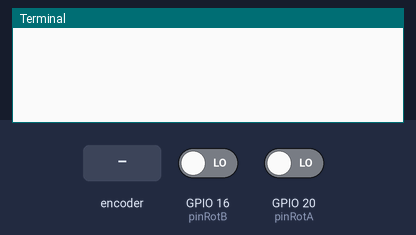
This program was run on a simulated Raspberry Pi (BCM pin numbers). On the bench: the last lines printed to the terminal. Inputs (shaded band) come from the test bench; at power-on: GPIO 16 (pinRotB) LOW, GPIO 20 (pinRotA) LOW. The desktop window is not drawn, its controls go by their first labels and the mouse button is held 0.15 s.

Above: at 1.2 s.
1.3 s: rotary encoder on GPIO 20 (pinRotA) / GPIO 21 (pinRotBtn) turned 3 steps (first pin leading)
At 2.8 s:
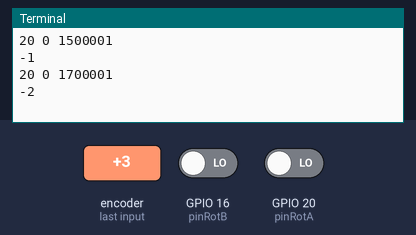
3.4 s: rotary encoder on GPIO 20 (pinRotA) / GPIO 21 (pinRotBtn) turned 1 step (first pin leading)
At 4.0 s:
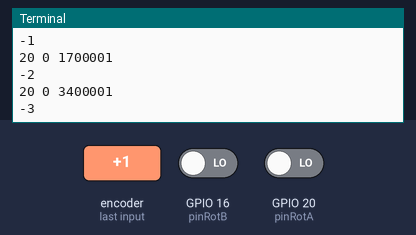

Measured:
- after the input at 1.3 s, the terminal: prints a new line after 0.20 s (image 1)
- after the input at 3.4 s, the terminal: prints a new line at once (image 2)

The program:

rot_wesley_met_pigpio.py
```python
# deze Oef is gecopierd van Wesly en aangepast voor pigpio
from tkinter import Tk,Label
import pigpio
import RPi.GPIO as GPIO


# GPIO general
GPIO.setwarnings(False)
GPIO.setmode(GPIO.BCM)

pinRotBtn = 21
inputs = (pinRotBtn)    #  ,pinRotA,pinRotB)  worden door rotary encoder geïnitialiseerd in PUD_DOWN    pinPushBtn, ???
GPIO.setup(inputs,GPIO.IN,pull_up_down=GPIO.PUD_DOWN)

my_pi=pigpio.pi()

pinRotA =  20
pinRotB = 16
my_pi.set_mode(pinRotA , pigpio.INPUT)
my_pi.set_mode(pinRotB , pigpio.INPUT)
my_pi.set_pull_up_down(pinRotA, pigpio.PUD_DOWN)
my_pi.set_pull_up_down(pinRotB, pigpio.PUD_DOWN)

teller=0

def cbf(p1,p2,p3):
    global teller
    print(p1,p2,p3)
    if (my_pi.read(pinRotB)):
        teller+=1
    else:
        teller-=1
    print(teller)

my_pi.callback(pinRotA, pigpio.FALLING_EDGE, cbf)

while 1:
    pass
```
